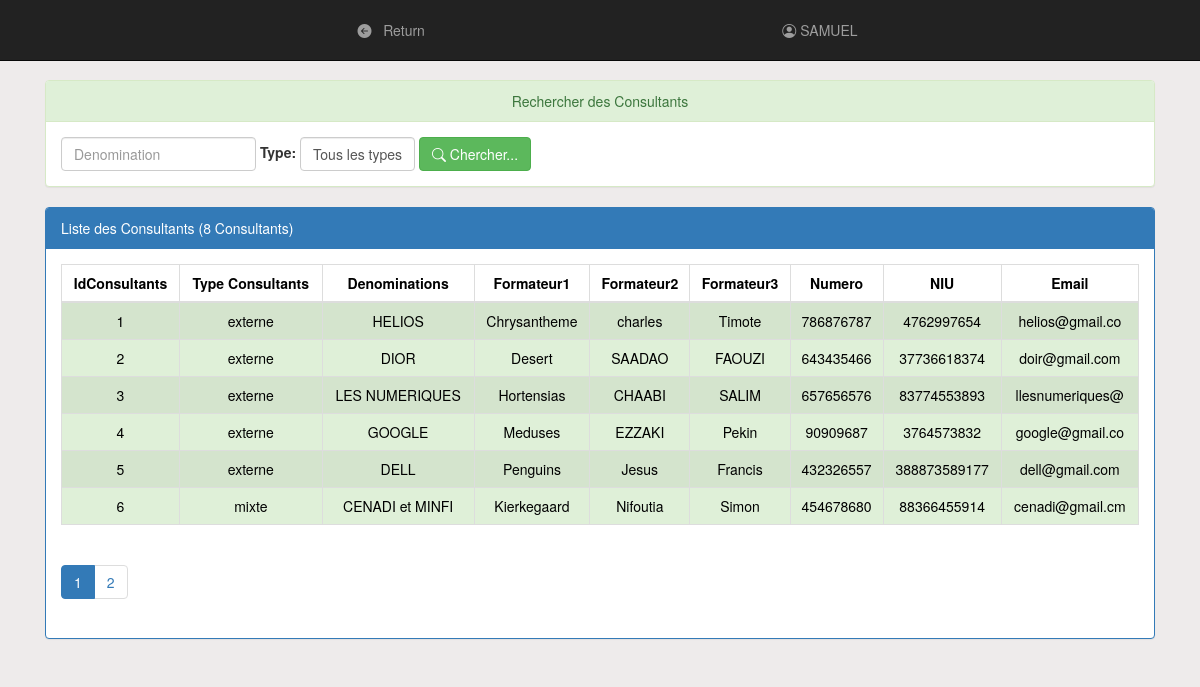
/pages/consultantParti.php (signed in), run on the app's committed database.
### tables this page shows
create table Consultant (
    idConsultant int(4) auto_increment primary key,
     
    typeConsultant varchar(50),  
    denomination varchar(50),
    formateur1 varchar(50),
    formateur2 varchar(50),
    formateur3 varchar(50),
    numTel int(15),
    NIU varchar(20),
    email varchar(15),
    mot_de_passe varchar(50),
    etat int(1),   
    idAdministrateur int(4),
    idSeminaire int(4)
);

### pages/consultantParti.php (the view, shortened to what this page needs)
<?php
    require_once('connexiondb.php');
    $denomination=isset($_GET['denomination'])?$_GET['denomination']:"";
    $typeConsult=isset($_GET['typeConsultant'])?$_GET['typeConsultant']:"all";
    $size=isset($_GET['size'])?$_GET['size']:6;
    $page=isset($_GET['page'])?$_GET['page']:1;
    $offset=($page-1)*$size;
    if($typeConsult=="all"){
        $requeteForm="select * from Consultant
                where denomination like '%$denomination%'
                limit $size
                offset $offset";
        $requeteCount="select count(*) countForm from Consultant
                where denomination like '%$denomination%'";
    }
    $resultatForm=$conn->query($requeteForm);
    $resultatCount=$conn->query($requeteCount);
    $tabCount=$resultatCount->fetch();
    $nbrForm=$tabCount['countForm'];
    $reste=$nbrForm % $size;
    if($reste===0)
        $nbrPage=$nbrForm/$size;
    else
        $nbrPage=floor($nbrForm/$size)+1;
?>
<!DOCTYPE HTML>
<HTML>
    <head>
        <link rel="stylesheet" href="https://cdn.jsdelivr.net/npm/bootstrap-icons@1.11.3/font/bootstrap-icons.min.css">
        <link rel="stylesheet" href="https://cdn.jsdelivr.net/npm/bootstrap@5.3.3/dist/css/bootstrap.min.css">
        <link rel="stylesheet" type="text/css" href="../css/bootstrap.css">
        <link rel="stylesheet" type="text/css" href="../css/font-awesome.min.css">
        <link rel="stylesheet" type="text/css" href="../css/monstyle.css">
        <link rel="stylesheet" href="../CSS/bootstrap.min.css">
    </head>
    <body>
        <?php require_once('menu1Parti.php'); ?>
        <br>
        <div class="container">
            <div class="panel panel-success margetop60">
				<div class="panel-heading text-center">Rechercher des Consultants</div>
				<div class="panel-body">
					<form method="get" action="consultantParti" class="form-inline">
						<div class="form-group">
                            <input type="text" name="denomination"
                                   placeholder="Denomination"
                                   class="form-control"
                                   value="<?php echo $denomination ?>"/>
                        </div>
                        <label for="typeConsultant">Type:</label>
                        <select name="typeConsultant" class="form-control" id="typeConsultant" onchange="this.form.submit()">
                            <option value="all" <?php if($typeConsult==="all") echo "selected"?>> Tous les types </option>
                        </select>
				        <button type="submit" class="btn btn-success">
                            <span class="bi bi-search"></span>
                            Chercher...
                        </button>
					</form>
				</div>
			</div>
            <div class="panel panel-primary">
                <div class="panel-heading">Liste des Consultants (<?php echo $nbrForm ?> Consultants)</div>
                <div class="panel-body">
                    <table class="table table-striped table-bordered">
                        <thead>
                            <tr>
                                <th class="text-center">IdConsultants</th><th class="text-center">Type Consultants</th><th class="text-center">Denominations</th><th class="text-center">Formateur1</th><th class="text-center">Formateur2</th><th class="text-center">Formateur3</th><th class="text-center">Numero</th><th class="text-center">NIU</th><th class="text-center">Email</th>
                            </tr>
                        </thead>
                        <tbody>
                            <?php while($Consultant=$resultatForm->fetch()){ ?>
                                <tr class="<?php echo $Consultant['etat']==1?'success':'danger'?>">
                                    <td class="text-center"><?php echo $Consultant['idConsultant'] ?> </td>
                                    <td class="text-center"><?php echo $Consultant['typeConsultant'] ?> </td>
                                    <td class="text-center"><?php echo $Consultant['denomination'] ?> </td>
                                    <td class="text-center"><?php echo $Consultant['formateur1'] ?> </td>
                                    <td class="text-center"><?php echo $Consultant['formateur2'] ?> </td>
                                    <td class="text-center"><?php echo $Consultant['formateur3'] ?> </td>
                                    <td class="text-center"><?php echo $Consultant['numTel'] ?> </td>
                                    <td class="text-center"><?php echo $Consultant['NIU'] ?> </td>
                                    <td class="text-center"><?php echo $Consultant['email'] ?> </td>
                                </tr>
                            <?PHP } ?>
                       </tbody>
                    </table>
                <div>
                    <ul class="pagination">
                        <?php for($i=1;$i<=$nbrPage;$i++){ ?>
                            <li class="<?php if($i==$page) echo 'active' ?>">
            <a href="consultantParti?page=<?php echo $i;?>&denomination=<?php echo $denomination ?>&typeConsultant=<?php echo $typeConsult ?>">
                                    <?php echo $i; ?>
                                </a>
                             </li>
                        <?php } ?>
                    </ul>
                </div>
                </div>
            </div>
        </div>
    </body>
</HTML>

### CSS/monstyle.css (style rules this page uses)
.margetop60 { margin-top: 60px; }
.form-group { position: relative; }

### pages/consultantParti.php (style rules this page uses)
body { background-color: #eeebeb; }

### data on the page
consultant: idConsultant "1", typeConsultant "externe", denomination "HELIOS", formateur1 "Chrysantheme", formateur2 "charles", formateur3 "Timote", numTel "786876787", NIU "4762997654", email "helios@gmail.co"
consultant: idConsultant "2", typeConsultant "externe", denomination "DIOR", formateur1 "Desert", formateur2 "SAADAO", formateur3 "FAOUZI", numTel "643435466", NIU "37736618374", email "doir@gmail.com"
consultant: idConsultant "3", typeConsultant "externe", denomination "LES NUMERIQUES", formateur1 "Hortensias", formateur2 "CHAABI", formateur3 "SALIM", numTel "657656576", NIU "83774553893", email "llesnumeriques@"
consultant: idConsultant "4", typeConsultant "externe", denomination "GOOGLE", formateur1 "Meduses", formateur2 "EZZAKI", formateur3 "Pekin", numTel "90909687", NIU "3764573832", email "google@gmail.co"
consultant: idConsultant "5", typeConsultant "externe", denomination "DELL", formateur1 "Penguins", formateur2 "Jesus", formateur3 "Francis", numTel "432326557", NIU "388873589177", email "dell@gmail.com"
consultant: idConsultant "6", typeConsultant "mixte", denomination "CENADI et MINFI", formateur1 "Kierkegaard", formateur2 "Nifoutia", formateur3 "Simon", numTel "454678680", NIU "88366455914", email "cenadi@gmail.cm"

### other printed values
$_SESSION['nomParti'] "SAMUEL"
$nbrForm "8"
